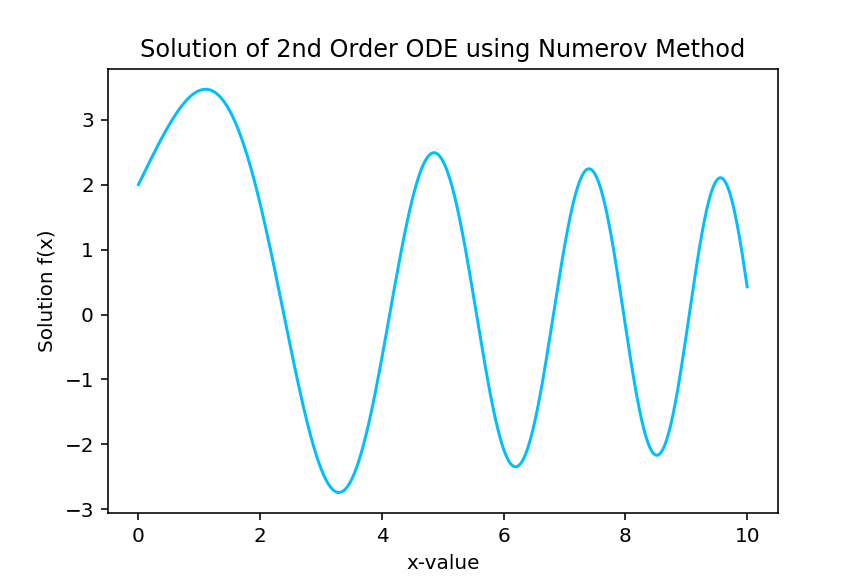

This figure's Python source:
#Solution of 1st order ODE (IVP) by Numerov Method
#Differential equation has to be of form y"(x)=k(x)y(x)

import numpy as np
import matplotlib.pyplot as plt

def fy(x,y,z):
    return z                                                  #This is dy/dx

def k(x):
    return -x

def fz(x,y):
    return k(x)*y                                         #This is dz/dx

x0=eval(input('Enter initial x point : '))
y0=eval(input('Enter initial y point : '))
z0=eval(input("Enter initial y' point : "))
xn=eval(input('Enter desired x point : '))
h=0.00001  

def numerov(fy,k,x0,y0,z0):
    X=np.arange(x0,10+h,h)
    K=k(X)
    Y=np.zeros(len(X))  
    Y[0]=y0
    Y[1]=y0+h*fy(x0,y0,z0)
    for i in range(1,len(X)-1):
        Y[i+1]=(2*(1+(5/12)*h**2*K[i])*Y[i]-(1-(1/12)*h**2*K[i-1])*Y[i-1])/(1-(1/12)*h**2*K[i+1])
    return X,Y

X,Y=numerov(fy,k,x0,y0,z0)
print('Solution at x =',xn,'is :',format(Y[int((xn-x0)/h)],'0.4f'))

plt.plot(X,Y,color='deepskyblue',linestyle='-')
plt.title("Solution of 2nd Order ODE using Numerov Method")
plt.xlabel('x-value')
plt.ylabel('Solution f(x)')
plt.savefig("/home/tux_blue/Documents/GitHub/Computational-Physics-UG/Numerical Methods/Differential Equation (IVP)/Python Files/Algorithmic_Implementation/Numerov.png")
plt.show()
